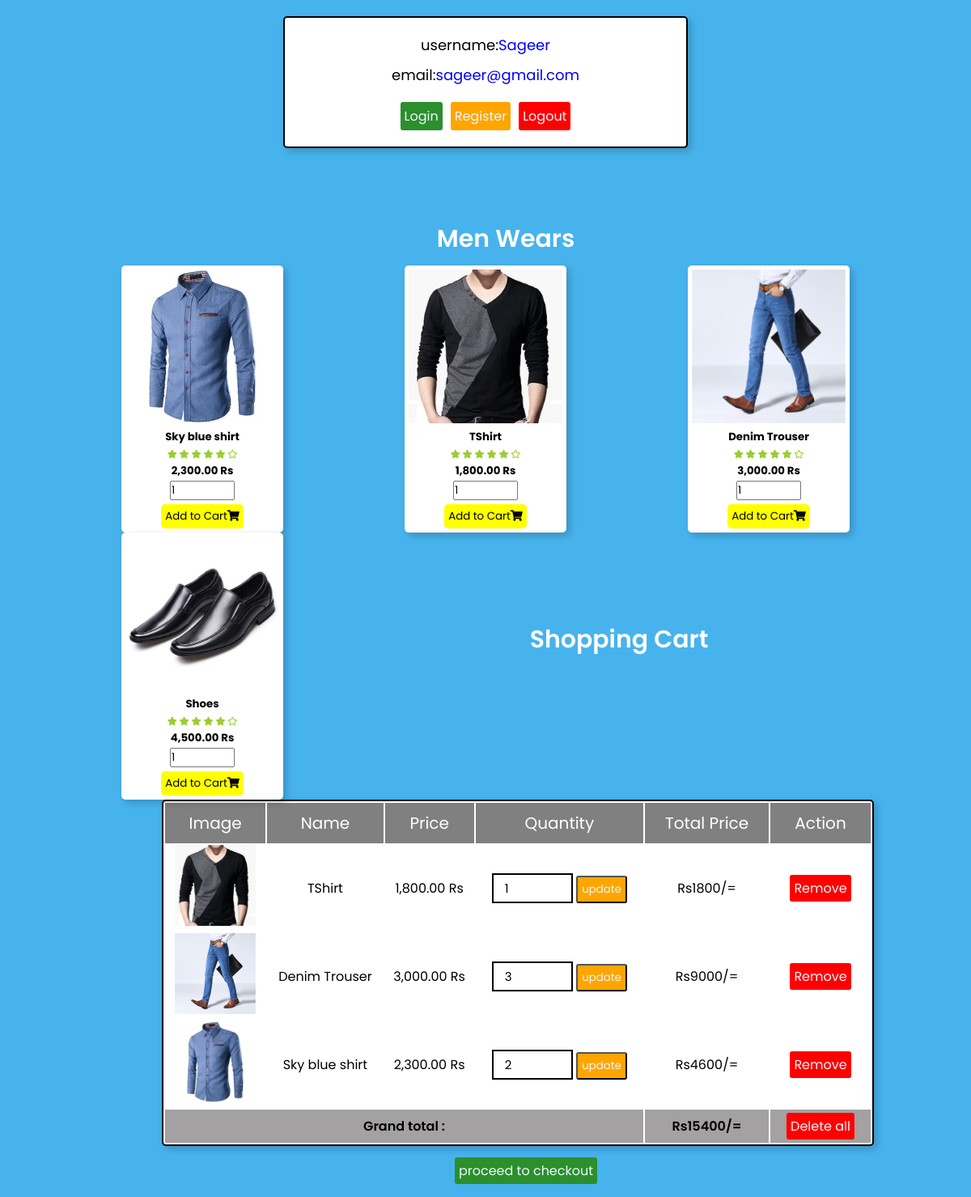
/shopping/index.php (signed in), run on the app's committed database.
### tables this page shows
CREATE TABLE `user_form` (
  `id` int(100) NOT NULL,
  `name` varchar(100) NOT NULL,
  `email` varchar(100) NOT NULL,
  `password` varchar(100) NOT NULL
);

CREATE TABLE `products` (
  `id` int(100) NOT NULL,
  `product_name` varchar(255) NOT NULL,
  `product_price` float NOT NULL,
  `product_img` varchar(255) NOT NULL
);

CREATE TABLE `cart` (
  `id` int(100) NOT NULL,
  `user_id` int(100) NOT NULL,
  `name` varchar(255) NOT NULL,
  `price` float NOT NULL,
  `image` varchar(255) NOT NULL,
  `quantity` int(100) NOT NULL
);

### Shopping/index.php (the view, shortened to what this page needs)
<?php
include("../database/dbconnection.php");
$id = $_SESSION['id'];
?>
<!DOCTYPE html>
<html lang="en">
<head>
    <link rel="stylesheet" href="https://cdnjs.cloudflare.com/ajax/libs/font-awesome/5.8.2/css/all.css" />
    <link rel="stylesheet" href="style.css" type="text/css">
</head>
<body>
    <div class="container">
        <div class="user-profile">
            <?php
            $select_user = mysqli_query($con, "select * from user_form where id='$id'");
            if (mysqli_num_rows($select_user) > 0) {
                $fetch_user = mysqli_fetch_assoc($select_user);
            }
            ?>
            <p>username:<span><?= $fetch_user['name'] ?></span></p>
            <p>email:<span><?= $fetch_user['email'] ?></span></p>
            <div class="flex">
                <a href="../home/login.php" class="btn">Login</a>
                <a href="../home/register.php" class="option-btn">Register</a>
                <a href="index.php?logout= <?= $id ?>" onclick="return confirm ('Are you sure you want to logout?')" class="delete-btn">Logout</a>
            </div>
        </div>
        <div class="products">
            <h3 class="heding">Men Wears</h3>
            <?php
            $sql = "select * from products";
            $result = mysqli_query($con, $sql);
            if (mysqli_num_rows($result) > 0) {
                foreach ($result as $product) {
            ?>
                    <form action="" method="post">
                        <div class="card-shadow">
                            <div>
                                <img src=<?= $product['product_img'] ?> alt=<?= $product['product_name'] ?>>
                            </div>
                            <div class="card-body">
                                <h5 class="card-title"><?= $product['product_name'] ?></h5>
                                <h6>
                                    <i class="fas fa-star"></i>
                                    <i class="fas fa-star"></i>
                                    <i class="fas fa-star"></i>
                                    <i class="fas fa-star"></i>
                                    <i class="fas fa-star"></i>
                                    <i class="far fa-star"></i>
                                </h6>
                                <h5>
                                    <span class="price"><?= number_format($product['product_price'], 2) ?> Rs</span>
                                </h5>
                                <input type="number" name="quantity" value="1" class="form-control">
                                <button type="submit" class="card" name="add">Add to Cart<i class="fas fa-shopping-cart"></i></button>
                            </div>
                        </div>
                    </form>
            <?php
                }
            } else {
                echo "No records found";
            }
            ?>
        </div>
        <div class="shopping-cart">
            <h1 class="heading">Shopping Cart</h1>
            <table>
                <thead>
                    <th>Image</th>
                    <th>Name</th>
                    <th>Price</th>
                    <th>Quantity</th>
                    <th>Total price</th>
                    <th>Action</th>
                </thead>
                <tbody>
                    <?php
                    $shopping_cart = mysqli_query($con, "select * from cart where user_id='$id'");
                    $total = 0;
                    if (mysqli_num_rows($shopping_cart) > 0) {
                        foreach ($shopping_cart as $shopping_cart) {
                    ?>
                            <tr>
                                <td><img src=<?= $shopping_cart['image'] ?> height="100"></td>
                                <td><?= $shopping_cart['name'] ?></td>
                                <td><?= number_format($shopping_cart['price'], 2) ?> Rs</td>
                                <td>
                                    <form action="" method="post">
                                        <input type="number" min="1" name="cart_quantity" value="<?= $shopping_cart['quantity'] ?>">
                                        <input type="submit" name="update_cart" value="update" class="option-btn">
                                    </form>
                                </td>
                                <td>Rs<?php echo $sub_total = ($shopping_cart['price'] * $shopping_cart['quantity']) ?>/=</td>
                                <td><a href="index.php?remove=<?= $shopping_cart['id'] ?>" class="delete-btn" onclick="return confirm('remove item from cart?')">Remove</a></td>
                            </tr>
                    <?php
                            $total += $sub_total;
                        }
                    }
                    else{
                        echo '<tr><td style="padding:20px; text-transform:capitalize;" colspan="6">no item added</td></tr>';
                     }
                    ?>
                    <tr class="table-bottom">
                        <td colspan="4">Grand total :</td>
                        <td>Rs<?= $total ?>/=</td>
                        <td><a href="index.php?delete_all" onclick="return confirm('delete all from cart?')" class="delete-btn <?php echo ($total > 1) ? '' : 'disabled' ?>">Delete all</a></td>
                    </tr>
                </tbody>
            </table>
            <div class="cart-btn">
                <a href="#" class="btn <?php echo ($total > 1) ? '' : 'disabled' ?>">proceed to checkout</a>
            </div>
        </div>
    </div>
</body>
</html>

### Shopping/style.css (style rules this page uses)
* { margin: 0; padding: 0; box-sizing: border-box; font-family: 'Poppins', sans-serif; font-weight: 400; text-decoration: none; list-style-type: none; color: var(--black); outline: none; }
body { background: rgb(71, 179, 237); }
.products .card-shadow { background: white; box-shadow: 4px 4px 10px rgba(0, 0, 0, 0.2); height: 330px; width: 200px; text-align: center; padding: 5px; border-radius: 5px; margin-left: 150px; float: left; }
.card-shadow img { max-width: 100%; height: auto; }
.fa-star, .fa-star-half { color: yellowgreen; padding: 3% 0; }
.card-title, .price { font-weight: 700; }
.card { background: yellow; border: none; border-radius: 5px; padding: 5px; margin: 5px; }
.form-control { width: 80px; }
.products h3 { color: white; font-size: 30px; font-weight: 600; text-align: center; margin-top: 80px; padding: 10px; margin-left:50px; }
.btn, .option-btn, .delete-btn { color: aliceblue; padding: 5px; border-radius: 3px; cursor: pointer; }
.btn { background-color: rgb(43, 143, 43); margin-top: 10px; }
.delete-btn { background-color: red; }
.option-btn { background-color: orange; }
.container .user-profile { padding: 20px; text-align: center; border: 2px solid black; background-color: white; box-shadow: 4px 4px 10px rgba(0, 0, 0, 0.2); border-radius: 5px; margin: 20px auto; max-width: 500px; }
.container .user-profile p { margin-bottom: 10px; font-size: 18px; color: black; }
.container .user-profile p span { color: blue; }
.container .user-profile .flex { display: flex; justify-content: center; flex-wrap: wrap; gap: 10px; align-items: flex-end; }
.shopping-cart { margin-left: 100px; margin-bottom: 20px; }
.shopping-cart h1 { color: white; font-size: 30px; font-weight: 600; text-align: center; margin-top: 420px; padding: 20px; }
.container .shopping-cart table { width:80%; margin-left: 100px; text-align: center; border:2px solid black; border-radius: 5px; box-shadow:4px 4px 10px rgba(0, 0, 0, 0.2); background-color: white; }
.shopping-cart table thead th { background: grey; color:white; padding:10px; text-transform: capitalize; font-size: 20px; }
.shopping-cart table .table-bottom td { background-color: rgb(163, 161, 161); padding:8px; font-weight: 600; }
.shopping-cart table tr td input[type="number"] { width:100px; border:2px solid black; padding:5px 14px; font-size: 15px; }
.shopping-cart .cart-btn { margin-top: 18px; text-align: center; }

### data on the page
user_form: name "Sageer", email "sageer@gmail.com"
products: product_img (picture), product_name "Sky blue shirt", product_price "2,300.00"
products: product_img (picture), product_name "TShirt", product_price "1,800.00"
products: product_img (picture), product_name "Denim Trouser", product_price "3,000.00"
products: product_img (picture), product_name "Shoes", product_price "4,500.00"
cart: image (picture), name "TShirt", price "1,800.00", cart_quantity "1", price "1800"
cart: image (picture), name "Denim Trouser", price "3,000.00", cart_quantity "3", $sub_total = ($shopping_cart['price'] * $shopping_cart['quantity']) "9000"
cart: image (picture), name "Sky blue shirt", price "2,300.00", cart_quantity "2", $sub_total = ($shopping_cart['price'] * $shopping_cart['quantity']) "4600"

### other printed values
$total "15400"
